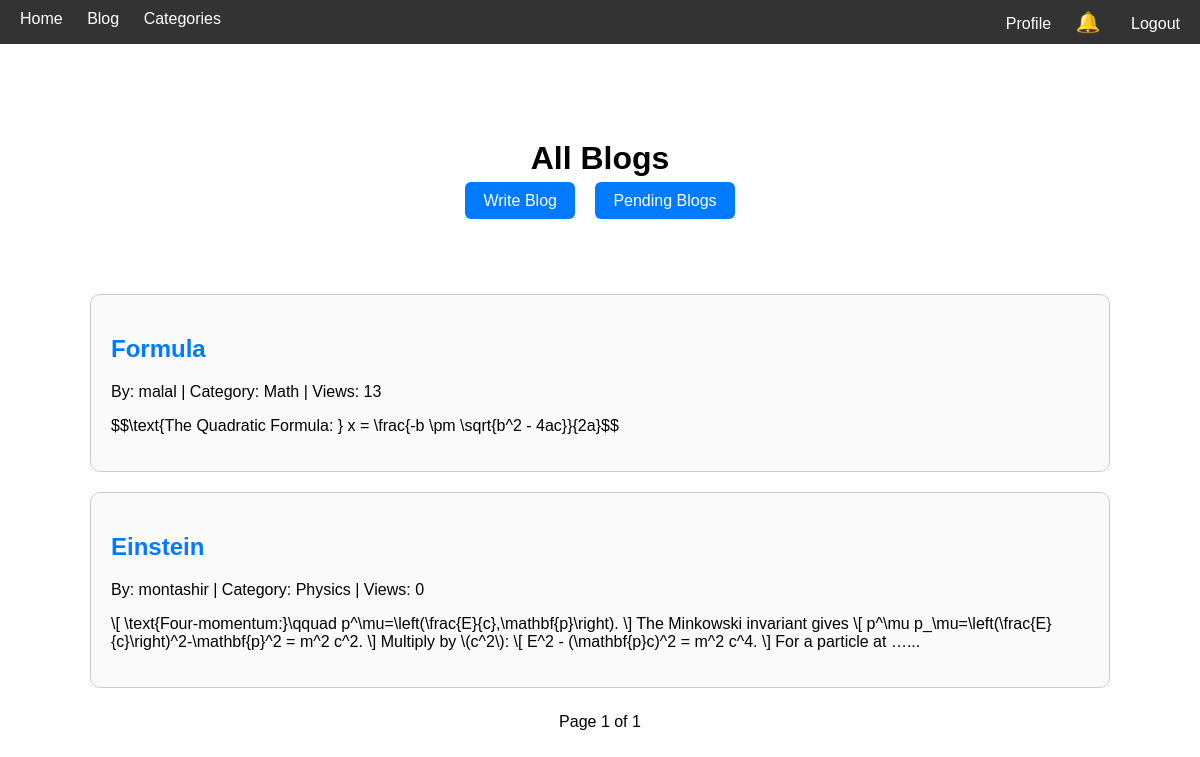
Screenshot of /blog/ (signed in) with the database file from the repository.
### myblog/models.py (models this page shows, shortened)
class Blog(models.Model):
    author = models.ForeignKey(User, on_delete=models.CASCADE, related_name='blogs')
    title = models.CharField(max_length=100)
    slug = models.SlugField(unique=True, blank=True)
    category = models.CharField(max_length=100)
    views = models.IntegerField(default=0)
    content = models.TextField()
    created_at = models.DateTimeField(auto_now_add=True)
    updated_at = models.DateTimeField(auto_now=True)
    is_approved = models.BooleanField(default=False)
    class Meta:
        ordering = ['-views', '-created_at']

### myblog/views.py (the view)
# urls.py: path('blog/', views.blogs, name='blog_list'),
def blogs(request):
    all_blogs = Blog.objects.filter(is_approved=True).order_by('-views', '-created_at')
    paginator = Paginator(all_blogs, 10)
    page_number = request.GET.get('page')
    page_obj = paginator.get_page(page_number)
    return render(request, 'blogs.html', {'page_obj': page_obj})

### myblog/context_processor.py (called while the page is built)
def unread_notifications(request):
    if request.user.is_authenticated:
        count = Notification.objects.filter(user=request.user, is_read=False).count()
    else:
        count = 0
    return {"unread_notifications": count}

### templates/blogs.html (shortened to what this page needs)
{% load static %}
<!DOCTYPE html>
<html lang="en">
<head>
    <link rel="stylesheet" href="{% static 'css/blogs.css' %}">
</head>
<body>
<div class="navbar">
    <div class="nav-left">
        <a href="{% url 'home' %}">Home</a>
        <a href="{% url 'blog_list' %}">Blog</a>
        <a href="{% url 'category_list' %}">Categories</a>
    </div>
    <div class="nav-right">
    {% if user.is_authenticated %}
        <a href="{% url 'profile' %}">Profile</a>
        <a href="{% url 'notifications' %}" class="notif-bell">
            🔔
        </a>
        <a href="{% url 'logout' %}">Logout</a>
    {% else %}
        <a href="{% url 'login' %}">Login</a>
        <a href="{% url 'signup' %}">Signup</a>
    {% endif %}
</div>
</div>
<div class="container">
    <div class="title-section">
        <h1>All Blogs</h1>
        <div class="action-buttons">
            {% if user.is_authenticated %}
                <a href="{% url 'blog_write' %}" class="btn">Write Blog</a>
                {% if user.is_superuser %}
                    <a href="{% url 'pending_blogs' %}" class="btn">Pending Blogs</a>
                {% endif %}
            {% else %}
                <a href="{% url 'login' %}" class="btn">Login to Write Blog</a>
            {% endif %}
        </div>
    </div>
    {% if page_obj %}
        <div class="blog-list">
            {% for blog in page_obj %}
            <div class="blog-card">
                <h2><a href="{% url 'blog_detail' blog.slug %}" class="blog-title">{{ blog.title }}</a></h2>
                <p>By: {{ blog.author.username }} | Category: {{ blog.category }} | Views: {{ blog.views }}</p>
                <p>
                    {% with blog.content|truncatewords:30 as excerpt %}
                        {{ excerpt }}{% if blog.content|length > excerpt|length %}...{% endif %}
                    {% endwith %}
                </p>
            </div>
            {% endfor %}
        </div>
        <div class="pagination">
            <span>Page {{ page_obj.number }} of {{ page_obj.paginator.num_pages }}</span>
        </div>
    {% else %}
        <p>No blogs available.</p>
    {% endif %}
</div>
</body>
</html>

### static/css/blogs.css (style rules this page uses)
body { margin: 0; font-family: Arial, sans-serif; }
.navbar { background: #333; padding: 10px; display: flex; justify-content: space-between; }
.navbar a { color: white; margin: 0 10px; text-decoration: none; }
.container { width: 85%; margin: auto; padding-top: 30px; }
.title-section { display: flex; flex-direction: column; justify-content: center; align-items: center; min-height: 180px; margin-bottom: 40px; text-align: center; }
.title-section h1 { font-size: 32px; margin-bottom: 15px; }
.action-buttons .btn { margin: 0 8px; padding: 10px 18px; background: #007BFF; color: white; border-radius: 6px; text-decoration: none; }
.blog-list { display: flex; flex-direction: column; gap: 20px; }
.blog-card { border: 1px solid #ccc; padding: 20px; border-radius: 10px; background: #fafafa; }
.blog-card h2 a { text-decoration: none; color: #007BFF; }
.pagination { margin: 25px 0; text-align: center; }
.btn { padding: 8px 14px; background: #007BFF; color: white; border-radius: 6px; border: none; cursor: pointer; }
.nav-right .notif-bell { position: relative; margin-right: 15px; font-size: 20px; text-decoration: none; }

### rows the page displays
Blog: title "Formula", author.username "malal", category "Math", views "13", content "$$\\text{The Quadratic Formula: } x = \\frac{-b \\pm \\sqrt{b^2 - 4ac}}{2a}$$"
Blog: title "Einstein", author.username "montashir", category "Physics", views "0", excerpt "\\[ \\text{Four-momentum:}\\qquad p^\\mu=\\left(\\frac{E}{c},\\mathbf{p}\\right). \\] The Minkowski invariant gives \\[ p^\\mu p_\\mu=\\left(\\frac{E}{c}\\right)^2-\\mathbf{p}^2 = m^2 c^2. \\] Multiply by \\(c^2\\): \\[ E^2 - (\\mathbf{p}c)^2 = m^2 c^4. \\] For a particle at …"

### other values shown
{{ page_obj.number }} "1"
{{ page_obj.paginator.num_pages }} "1"
